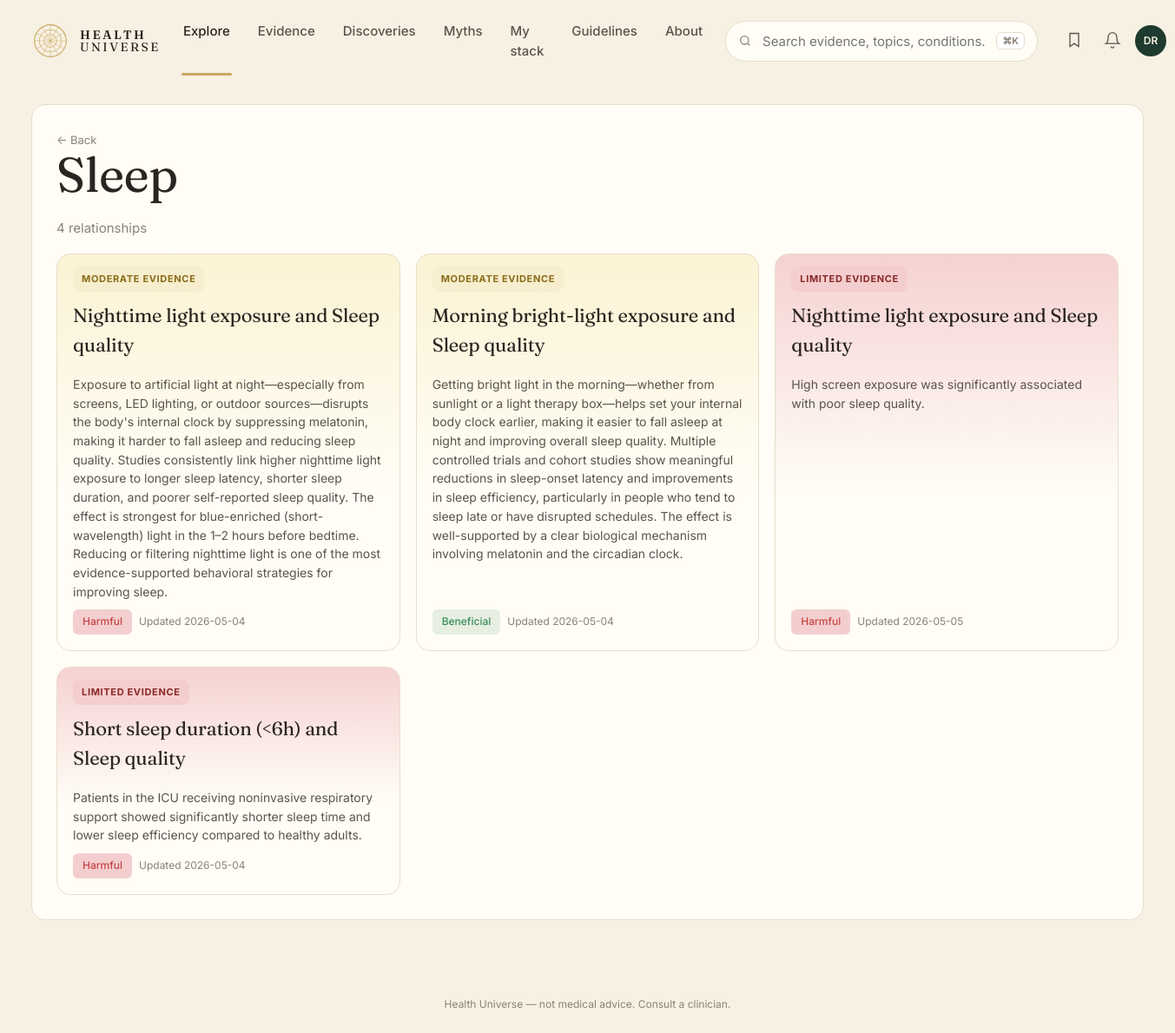
/category/sleep, run on an earlier commit of the app's database.
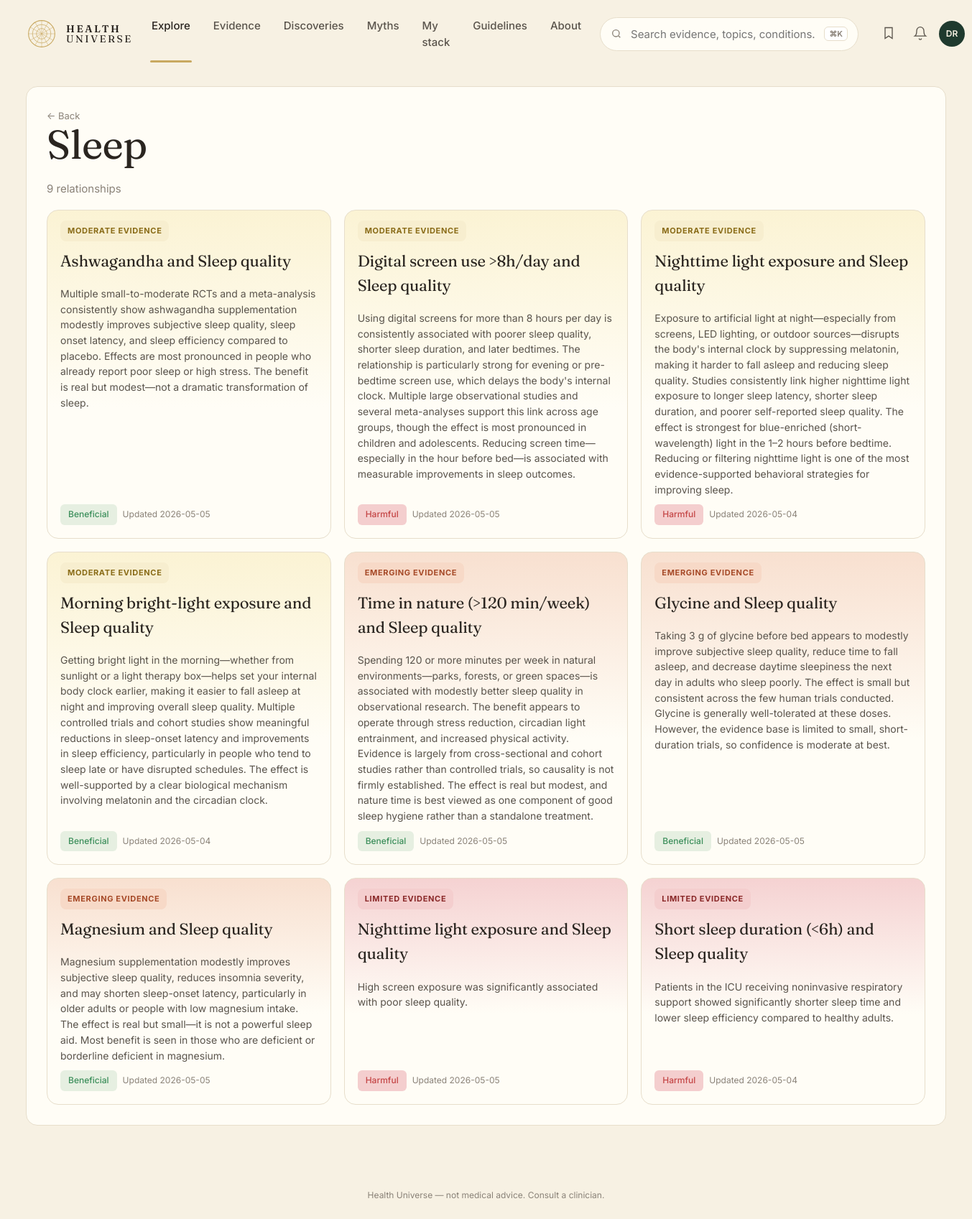
And on a later commit of the database.
### tables this page shows
CREATE TABLE edge (
    id              INTEGER PRIMARY KEY,
    factor_id       INTEGER NOT NULL REFERENCES entity(id),
    outcome_id      INTEGER NOT NULL REFERENCES entity(id),
    direction       TEXT NOT NULL CHECK (direction IN (
                      'protective','harmful','neutral','u_shaped','mixed')),
    tier            TEXT NOT NULL CHECK (tier IN ('A','B','C','D','X','deprecated')),
    effect_size     TEXT,         -- qualitative: trivial/small/moderate/large
    effect_quant    TEXT,         -- e.g. "RR 0.82 (0.74-0.91)"
    population      TEXT,         -- e.g. "adults>50; ApoE4 carriers"
    mechanism       TEXT,         -- 1-paragraph plain English
    summary         TEXT,         -- card body copy
    caveats         TEXT,
    seed_source     TEXT NOT NULL CHECK (seed_source IN ('claude_seed','gemma_daily','manual')),
    created_at      TEXT NOT NULL DEFAULT (datetime('now')),
    updated_at      TEXT NOT NULL DEFAULT (datetime('now')),
    last_reviewed   TEXT NOT NULL DEFAULT (datetime('now')),
    UNIQUE(factor_id, outcome_id, population)
);

CREATE TABLE entity (
    id            INTEGER PRIMARY KEY,
    slug          TEXT NOT NULL UNIQUE,
    name          TEXT NOT NULL,
    kind          TEXT NOT NULL CHECK (kind IN (
                    'food','nutrient','supplement','drug','activity',
                    'behavior','environmental','pathogen','gene',
                    'biomarker','condition','process')),
    aliases       TEXT,           -- JSON array
    description   TEXT,
    created_at    TEXT NOT NULL DEFAULT (datetime('now')),
    updated_at    TEXT NOT NULL DEFAULT (datetime('now'))
);

### web/app.py (the view)
@app.get("/category/{slug}", response_class=HTMLResponse)
def category(request: Request, slug: str):
    cat = next((c for c in CATEGORIES if c["slug"] == slug), None)
    if not cat:
        return HTMLResponse("Not found", status_code=404)
    with connect() as conn:
        if "kinds" in cat:
            placeholders = ",".join("?" * len(cat["kinds"]))
            rows = conn.execute(f"""
                SELECT e.id, e.tier, e.direction, e.summary, e.updated_at,
                       f.name AS f_name, o.name AS o_name
                FROM edge e
                JOIN entity f ON f.id = e.factor_id
                JOIN entity o ON o.id = e.outcome_id
                WHERE f.kind IN ({placeholders})
                ORDER BY CASE e.tier WHEN 'A' THEN 1 WHEN 'B' THEN 2
                              WHEN 'C' THEN 3 WHEN 'X' THEN 4 ELSE 5 END,
                         e.updated_at DESC""", cat["kinds"]).fetchall()
        else:
            placeholders = ",".join("?" * len(cat["outcomes"]))
            rows = conn.execute(f"""
                SELECT e.id, e.tier, e.direction, e.summary, e.updated_at,
                       f.name AS f_name, o.name AS o_name
                FROM edge e
                JOIN entity f ON f.id = e.factor_id
                JOIN entity o ON o.id = e.outcome_id
                WHERE o.slug IN ({placeholders})
                ORDER BY CASE e.tier WHEN 'A' THEN 1 WHEN 'B' THEN 2
                              WHEN 'C' THEN 3 WHEN 'X' THEN 4 ELSE 5 END,
                         e.updated_at DESC""", cat["outcomes"]).fetchall()
    return render(request, "list.html", {
        "title": cat["label"],
        "edges": [dict(r) for r in rows],
    })

### web/templates/list.html (shortened to what this page needs)
{% extends "base.html" %}
{% block content %}
<section class="list-page">
  <a class="back" href="/">← Back</a>
  <h1>{{ title }}</h1>
  <p class="muted">{{ edges|length }} relationship{{ edges|length != 1 and "s" or "" }}</p>
  <div class="list-grid">
    {% for e in edges %}
    <a class="feat-card tier-bg-{{ e.tier }}" href="/edge/{{ e.id }}">
      <span class="pill tier-{{ e.tier }}">{{ TIER_LABEL[e.tier] | upper }}</span>
      <h3>{{ e.f_name }} and {{ e.o_name }}</h3>
      <p>{{ e.summary }}</p>
      <div class="feat-meta">
        <span class="badge dir-{{ e.direction }}">{{ DIRECTION_LABEL[e.direction] }}</span>
        <span class="muted small">Updated {{ e.updated_at[:10] }}</span>
      </div>
    </a>
    {% else %}
    <div class="empty">No relationships in this category yet.</div>
    {% endfor %}
  </div>
</section>
{% endblock %}

What changed in the data, as far as the page shows it:
added edge: tier "MODERATE EVIDENCE", f_name "Ashwagandha", o_name "Sleep quality", summary "Multiple small-to-moderate RCTs and a meta-analysis consistently show ashwagandha supplementation modestly improves subjective sleep quality, sleep onset latency, and sleep efficiency compared to placebo. Effects are most pronounced in people who already report poor sleep or high stress. The benefit is real but modest—not a dramatic transformation of sleep.", direction "Beneficial", updated_at "2026-05-05"
added edge: tier "MODERATE EVIDENCE", f_name "Digital screen use >8h/day", o_name "Sleep quality", summary "Using digital screens for more than 8 hours per day is consistently associated with poorer sleep quality, shorter sleep duration, and later bedtimes. The relationship is particularly strong for evening or pre-bedtime screen use, which delays the body's internal clock. Multiple large observational studies and several meta-analyses support this link across age groups, though the effect is most pronounced in children and adolescents. Reducing screen time—especially in the hour before bed—is associated with measurable improvements in sleep outcomes.", direction "Harmful", updated_at "2026-05-05"
added edge: tier "EMERGING EVIDENCE", f_name "Time in nature (>120 min/week)", o_name "Sleep quality", summary "Spending 120 or more minutes per week in natural environments—parks, forests, or green spaces—is associated with modestly better sleep quality in observational research. The benefit appears to operate through stress reduction, circadian light entrainment, and increased physical activity. Evidence is largely from cross-sectional and cohort studies rather than controlled trials, so causality is not firmly established. The effect is real but modest, and nature time is best viewed as one component of good sleep hygiene rather than a standalone treatment.", direction "Beneficial", updated_at "2026-05-05"
added edge: tier "EMERGING EVIDENCE", f_name "Glycine", o_name "Sleep quality", summary "Taking 3 g of glycine before bed appears to modestly improve subjective sleep quality, reduce time to fall asleep, and decrease daytime sleepiness the next day in adults who sleep poorly. The effect is small but consistent across the few human trials conducted. Glycine is generally well-tolerated at these doses. However, the evidence base is limited to small, short-duration trials, so confidence is moderate at best.", direction "Beneficial", updated_at "2026-05-05"
added edge: tier "EMERGING EVIDENCE", f_name "Magnesium", o_name "Sleep quality", summary "Magnesium supplementation modestly improves subjective sleep quality, reduces insomnia severity, and may shorten sleep-onset latency, particularly in older adults or people with low magnesium intake. The effect is real but small—it is not a powerful sleep aid. Most benefit is seen in those who are deficient or borderline deficient in magnesium.", direction "Beneficial", updated_at "2026-05-05"
Also different on the page:
{{ edges|length }}: "4" → "9"
